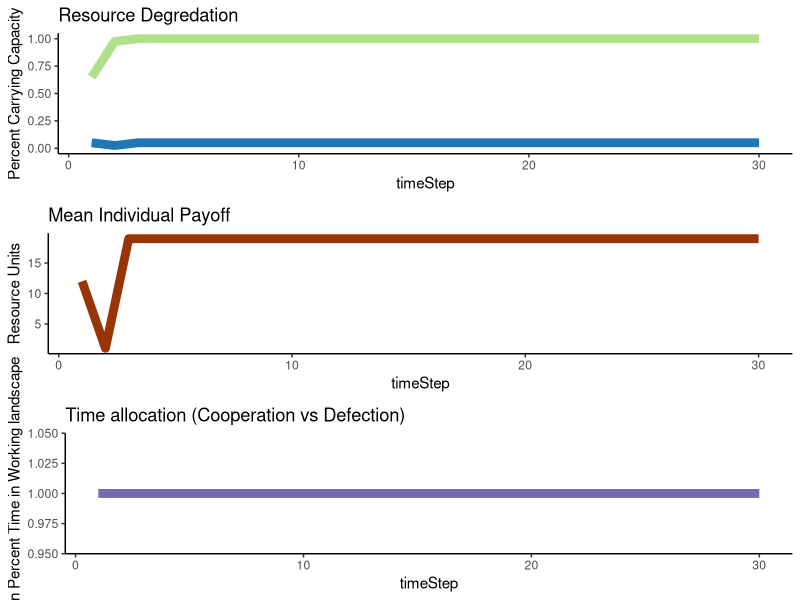
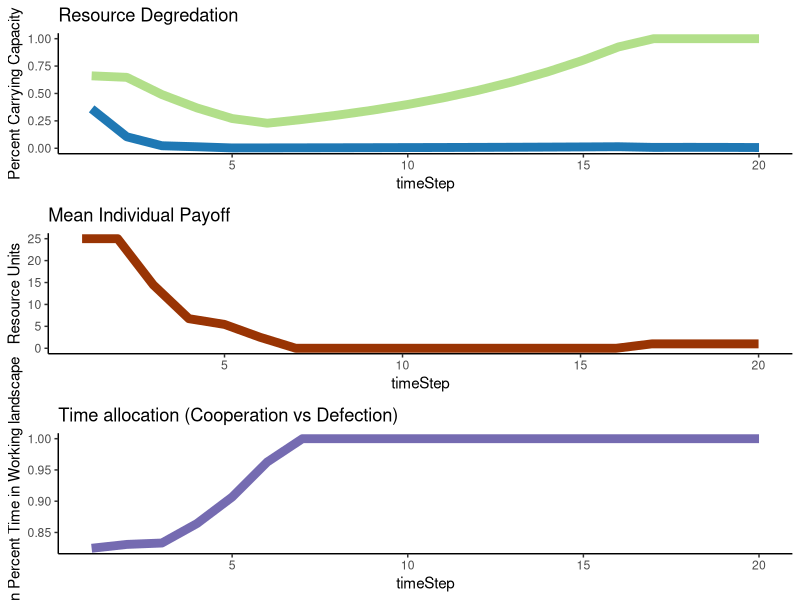

Recreate these plots in R, in order.
library(ggplot2)

abm<-function(#Specified parameters
  Individuals=100, #number of total resource users in a population
  
  TotalCarryingCapacity=10000, #total available resource units
  
  StartPercCarryingCapacity = 0.7, #amount of resources available in the landscape at the start in proportion to CC
  
  PercProtected=0.3, #percent of the total resource that's in a protected area
  
  CoopPercStart=0.9, #percent of individuals who start by following the rules at t0
  
  LearningStrategy = "Success Bias", #options are Success Bias & Conformist
  
  TimeSteps=20,
  ResourceRegenerationPerTimeStep=1.15,
  harvestMax=25,
  ProbOfMobility=0.2){
  
  ## Set parameters
  PercWorking= 1-PercProtected #percent of resource in a working landscape
  TotalCCResourceProtected=PercProtected*TotalCarryingCapacity #total resource units in carrying capacity of protected area
  TotalCCResourceWorking=PercWorking*TotalCarryingCapacity #total resource units in carrying capacity of working area
  StartResourceWorking = TotalCCResourceWorking*StartPercCarryingCapacity #number of resources in the working landscape starting
  StartResourceProtected = TotalCCResourceProtected*StartPercCarryingCapacity #number of resources in the protected landscape starting
  CoopNumStart= as.integer(CoopPercStart*Individuals) #number of individuals cooperating fully at t0
  DefNumStart= Individuals - CoopNumStart#number of individuals defecting at t0
  PercTimeProtected = c(rep(0,CoopNumStart),rbeta(DefNumStart,1,2)) #percent of their foraging time each indv spends in the PA
  PercTimeWorking = (1-PercTimeProtected)#percent of their foraging time each indv spends in the working landscape
  
  agents<-data.frame(PercTimeProtected,
                     PercTimeWorking,
                     PayoffProtectedLastTime = rep(NA,Individuals),
                     PayoffWorkingLastTime= rep(NA,Individuals))   #dataframe to be filled with initial payoffs
  
  ProtectPerDefect<-ifelse(DefNumStart ==0,0,as.integer(StartResourceProtected/DefNumStart)) #protected area resources per each individual harvesting there
  WorkingPerTotal<-as.integer(StartResourceWorking/Individuals) #working landscape resources per individual
  
  for ( i in 1:nrow(agents)){  #fill the starting df percent payoff from the protected landscape is a function of the amount 
    agent2<-agents[i,]   #of resources there per individual searching there, and a random draw with a chance of success equal to time spent
    agents[i,4]<-rbinom(1,WorkingPerTotal,agent2$PercTimeWorking)
    agents[i,4]<-ifelse(agents[i,4]>=harvestMax,harvestMax,agents[i,4])
    agents[i,3]<- ifelse(agents[i,4]< harvestMax,rbinom(1,ProtectPerDefect,agent2$PercTimeProtected),0) #if they didnt get the max harvest, then 
    agents[i,3]<-ifelse(agents[i,3]>harvestMax-agents[i,4],harvestMax-agents[i,4],agents[i,3])
  } #see what they get from the working landscape first
  
  
  
  agents$PayoffTotalLastTime<- agents$PayoffProtectedLastTime + agents$PayoffWorkingLastTime #total payoff is the sum of what they get from both areas
  
  
  output<-data.frame(timeStep = 1:TimeSteps, #create df to fill with the outputs from each time step
                     meanTimeProtect = rep(NA,TimeSteps),
                     meanTimeWorking = rep(NA,TimeSteps),
                     NumResourcesProtect = rep(NA,TimeSteps),
                     percCCProtect = rep(NA,TimeSteps),
                     NumResourcesWorking = rep(NA,TimeSteps),
                     percCCWorking = rep(NA,TimeSteps),
                     meanPayoff = rep(NA,TimeSteps))
  
  output$meanTimeProtect[1] <- mean(agents$PercTimeProtected)  #fill it with the outouts from time 1
  output$meanTimeWorking[1]  <- mean(agents$PercTimeWorking) 
  output$NumResourcesProtect[1] <- StartResourceProtected-sum(agents$PayoffProtectedLastTime) 
  output$NumResourcesWorking[1] <- StartResourceWorking-sum(agents$PayoffWorkingLastTime) 
  output$percCCProtect[1]  <- output$NumResourcesProtect[1]/TotalCCResourceProtected
  output$percCCWorking[1]  <- output$NumResourcesWorking[1]/TotalCCResourceWorking
  output$meanPayoff[1]  <- mean(agents$PayoffTotalLastTime) 
  
  
  
  for (t in 2:TimeSteps){  #run the abm for all o fthe time steps
    
    #choose new strategy  
    
    LastTimeAgents<-agents  #save the agents from the pervious time to a new df
    
    LastTimePercTimeProtected<-LastTimeAgents$PercTimeProtected  #pull out the previous pretected foraging times as vector
    LastTimePercWorking<-LastTimeAgents$PercTimeWorking  #pull out the previous working foraging times as vector
    
    PercTimeProtected<-rep(NA,length(PercTimeProtected))  #nullify the previous perc time protected vector so we can fill it later and be confident the values changed
    
    if(LearningStrategy == "Success Bias"){ 
      for (j in 1:nrow(LastTimeAgents)){  
        ThisAgent<-LastTimeAgents[j,]      #modify the foraging strategy of each agent individually
        OtherAgents<-LastTimeAgents[-j,]   #dataframe of ther agents for them to copy from
        ThisAgentPayoff<-ThisAgent$PayoffTotalLastTime   #payoff last time period for this agent
        OtherAgentSpecific<-OtherAgents[sample(nrow(OtherAgents),1),] #choose a specific agent for them to get paired up with
        OtherAgentPayoff<-OtherAgentSpecific$PayoffTotalLastTime  #Payoff the other agent recieved
        OtherAgentPercProtect<-OtherAgentSpecific$PercTimeProtected #strategy of other agent
        ThisAgentPercProtect<-ThisAgent$PercTimeProtected  #strategy of this agent
        
        PercTimeProtected[j]<-ifelse(ThisAgentPayoff >=OtherAgentPayoff,ThisAgent$PercTimeProtected,
                                     (ThisAgentPercProtect+((OtherAgentPercProtect-ThisAgentPercProtect)/2))) #vector of new strategies
        
        #if this agent did better than the randomly selected agent then they keep their strategy
        #if they did worse thnan they modify their strategy to be the difference between their previou sstrategy and the randomly selected agent
        
      }}
    #if(LearningStrategy == "Conformist"){
     # for (j in 1:nrow(LastTimeAgents)){  
      #  ThisAgent<-LastTimeAgents[j,]      #Pull out each specific agent
       # OtherAgents<-LastTimeAgents[-j,]   #dataframe of ther agents for them to copy from
        #OtherAgentsSample<-OtherAgents[c(sample(1:nrow(OtherAgents),5)),] #haphazardly chose 5 here...look into lit to find good number!!!
        #OtherAgentsPercProtect<-mean(OtherAgentsSample$PercTimeProtected )# mean strategy of other agents
        #ThisAgentPercProtect<-ThisAgent$PercTimeProtected  #strategy of this agent
        
        #PercTimeProtected[j]<-(ThisAgentPercProtect+((OtherAgentsPercProtect-ThisAgentPercProtect)/2)) #vector of new strategies
      #}}
    
 #   if(LearningStrategy == "Conformist"){
  #    for (j in 1:nrow(LastTimeAgents)){  
   #     ThisAgent<-LastTimeAgents[j,]      #Pull out each specific agent
    #    OtherAgents<-LastTimeAgents[-j,]   #dataframe of ther agents for them to copy from
     #   OtherAgentsSample<-OtherAgents[c(sample(1:nrow(OtherAgents),5)),] #haphazardly chose 5 here...look into lit to find good number!!!
      #  ThisAgentPercProtect<-ThisAgent$PercTimeProtected
       # if(length(which(OtherAgentsSample$PercTimeProtected>0.0))>2 & ThisAgentPercProtect ==0.0){PercTimeProtected[j]<-rbeta(1,1,2)}
        #if(length(which(OtherAgentsSample$PercTimeProtected>0.0))>2 & ThisAgentPercProtect >0.0){PercTimeProtected[j]<-ThisAgentPercProtect}
    #    if(length(which(OtherAgentsSample$PercTimeProtected==0.0))>2){PercTimeProtected[j]<-0.0}
  #  }}
    
    if(LearningStrategy == "Conformist"){
      for (j in 1:nrow(LastTimeAgents)){  
        ThisAgent<-LastTimeAgents[j,]      #Pull out each specific agent
        OtherAgents<-LastTimeAgents[-j,]   #dataframe of ther agents for them to copy from
        OtherAgentsSample<-OtherAgents[c(sample(1:nrow(OtherAgents),5)),] #haphazardly chose 5 here...look into lit to find good number!!!
        ThisAgentPercProtect<-ThisAgent$PercTimeProtected
        if(length(which(OtherAgentsSample$PercTimeProtected>0.0))>2 ){
          PercTimeProtected[j]<-mean(OtherAgentsSample[OtherAgentsSample$PercTimeProtected!=0.0,]$PercTimeProtected )# mean strategy of other agents
         }
        if(length(which(OtherAgentsSample$PercTimeProtected==0.0))>2){PercTimeProtected[j]<-0.0}
      }}
    
    
    
    
    PercTimeWorking<- 1-PercTimeProtected   #time foraging in the working landscape
    
    
    agents<-data.frame(PercTimeProtected,   #new agent dataframe to fill
                       PercTimeWorking,
                       PayoffProtectedLastTime = rep(NA,Individuals),
                       PayoffWorkingLastTime= rep(NA,Individuals)) 
    
    
    #New resource pools to pull from
    #Resources over the CC move with probability 'ProbOfMobility'
    
    NewProtectedResourcesTotal<-round(output$NumResourcesProtect[t-1] * ResourceRegenerationPerTimeStep,digits=0)
    ProtectedResourcesOverCC<-round(NewProtectedResourcesTotal-TotalCCResourceProtected,digits=0)
    ProtectedResourcesOverCC<- ifelse(ProtectedResourcesOverCC<=  0,0, ProtectedResourcesOverCC)
    
    NewWorkingResourcesTotal<-round(output$NumResourcesWorking[t-1] * ResourceRegenerationPerTimeStep,digits=0)
    WorkingResourcesOverCC<-round(NewWorkingResourcesTotal-TotalCCResourceWorking,digits=0)
    WorkingResourcesOverCC<- ifelse(WorkingResourcesOverCC<=  0,0, WorkingResourcesOverCC)
    
    
    ##Resource mobility
    
    
    #all resources mobile
    #LeaveWorking<-rbinom(1,NewWorkingResourcesTotal,ProbOfMobility) #number of resources which leave the protected area
    #LeaveProtected<-rbinom(1,NewProtectedResourcesTotal,ProbOfMobility)#number of resources which leave the working area
    
    #make it so only new resources can leave 
    LeaveWorking<-rbinom(1, WorkingResourcesOverCC,ProbOfMobility) #number of resources which leave the protected area
    LeaveProtected<-rbinom(1,ProtectedResourcesOverCC,ProbOfMobility)#number of resources which leave the working area
    
    
    #do the accounting on entering vs leaving individuals
    NewWorkingResourcesTotal<-NewWorkingResourcesTotal+LeaveProtected
    NewProtectedResourcesTotal<-NewProtectedResourcesTotal+LeaveWorking
    
    #Make sure they dont go over the CC again
    NewWorkingResourcesTotal<-ifelse(NewWorkingResourcesTotal<=TotalCCResourceWorking,NewWorkingResourcesTotal,TotalCCResourceWorking)
    NewProtectedResourcesTotal<-ifelse(NewProtectedResourcesTotal<=  TotalCCResourceProtected,NewProtectedResourcesTotal, TotalCCResourceProtected)
    
    
    ##calculate available resources per individual
    if(nrow(agents[agents$PercTimeProtected>0,])==0){ProtectPerDefect<-NewProtectedResourcesTotal}
    if(nrow(agents[agents$PercTimeProtected>0,])!=0){ProtectPerDefect<-as.integer(NewProtectedResourcesTotal/nrow(agents[agents$PercTimeProtected>0,]))}
    WorkingPerTotal<-as.integer(NewWorkingResourcesTotal/Individuals)
    
    
    for ( i in 1:nrow(agents)){  #fill the starting df percent payoff from the protected landscape is a function of the amount 
      agent2<-agents[i,]   #of resources there per individual searching there, and a random draw with a chance of success equal to time spent
      agents[i,4]<-rbinom(1,WorkingPerTotal,agent2$PercTimeWorking)
      agents[i,4]<-ifelse(agents[i,4]>=harvestMax,harvestMax,agents[i,4])
      agents[i,3]<- ifelse(agents[i,4]< harvestMax,rbinom(1,ProtectPerDefect,agent2$PercTimeProtected),0) #if they didnt get the max harvest, then 
      agents[i,3]<-ifelse(agents[i,3]>harvestMax-agents[i,4],harvestMax-agents[i,4],agents[i,3])
    } #see what they get from the working landscape first
    
    
    
    agents$PayoffTotalLastTime<- agents$PayoffProtectedLastTime + agents$PayoffWorkingLastTime #total payoff is the sum of what they get from both areas
    
    output$meanTimeProtect[t] <- mean(agents$PercTimeProtected)  #fill it with the outouts from time 1
    output$meanTimeWorking[t]  <- mean(agents$PercTimeWorking) 
    output$NumResourcesProtect[t] <- NewProtectedResourcesTotal-sum(agents$PayoffProtectedLastTime) 
    output$NumResourcesWorking[t]  <- NewWorkingResourcesTotal-sum(agents$PayoffWorkingLastTime)
    output$percCCProtect[t]  <- output$NumResourcesProtect[t]/TotalCCResourceProtected
    output$percCCWorking[t]  <- output$NumResourcesWorking[t]/TotalCCResourceWorking
    output$meanPayoff[t]  <- mean(agents$PayoffTotalLastTime)
    
  }
  
  
  p1<-ggplot(data=output,aes(x=timeStep))+
    geom_line(aes(y=percCCProtect),size=3,color="#b2df8a")+
    geom_line(aes(y=percCCWorking),size=3,color="#1f78b4")+
    ylim(0, 1.0)+theme_classic()+ylab("Percent Carrying Capacity")+
    scale_colour_manual(name = 'Area', 
                        values =c('#b2df8a'='#b2df8a','#1f78b4'='#1f78b4'), labels = c('Protected Area','Working Landscape'))+
    ggtitle("Resource Degredation")
  
  
  p2<-ggplot(data=output,aes(x=timeStep))+
    geom_line(aes(y=meanPayoff),size=3,color="#993404")+
    theme_classic()+ylab("Resource Units")+
    ggtitle("Mean Individual Payoff")
  
  p3<-ggplot(data=output,aes(x=timeStep))+
    geom_line(aes(y=meanTimeWorking),size=3,color="#756bb1")+
    theme_classic()+ylab("Mean Percent Time in Working landscape")+
    ggtitle("Time allocation (Cooperation vs Defection)")
  
  x<-gridExtra::grid.arrange(p1,p2,p3,ncol=1)
  
  
  return(output) 
}

abm(Individuals=100, #number of total resource users in a population
    
    TotalCarryingCapacity=10000, #total available resource units
    
    StartPercCarryingCapacity = 0.65, #amount of resources available in the landscape at the start in proportion to CC
    
    PercProtected=0.8, #percent of the total resource that's in a protected area
    
    CoopPercStart=1.0, #percent of individuals who start by following the rules at t0
    
    LearningStrategy = "Success Bias", #options are Success Bias & Conformist
    
    TimeSteps=30,
    ResourceRegenerationPerTimeStep=1.5,
    harvestMax=22,
    ProbOfMobility=0.99)

abm(LearningStrategy = "Conformist",CoopPercStart=0.5)
